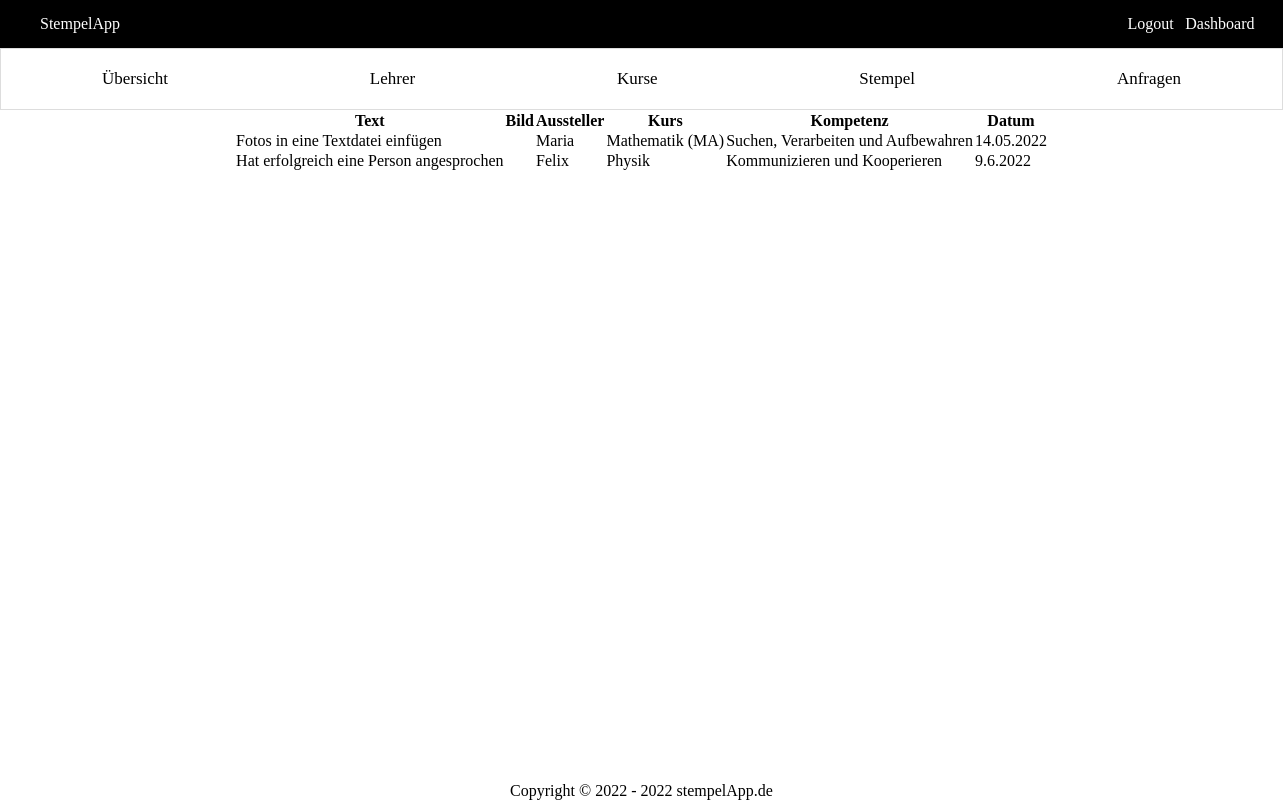
Page /website/dashboard/user/stamp.php?id=2 (signed in) on the committed database.
### tables this page shows
CREATE TABLE Stempel (Id INTEGER PRIMARY KEY NOT NULL, Text STRING, Bild STRING, Empfänger INTEGER REFERENCES Nutzer (Id) NOT NULL, Aussteller INTEGER REFERENCES Nutzer (Id) NOT NULL, Kurs INTEGER NOT NULL REFERENCES Kurs (Id), Kompetenz INTEGER NOT NULL REFERENCES Kompetenz (Id), Datum DATETIME NOT NULL);

CREATE TABLE Kurs (Id INTEGER PRIMARY KEY NOT NULL, Name STRING NOT NULL, Stufe STRING NOT NULL, Fach STRING NOT NULL, Lehrer INTEGER REFERENCES Nutzer (Id) NOT NULL);

CREATE TABLE Kompetenz (Id INTEGER PRIMARY KEY NOT NULL, Name STRING NOT NULL, Text STRING NOT NULL);

### website/stempelAppManager.php (called while the page is built, shortened)
<?php
$db = new PDO('sqlite:' . dirname(__FILE__) . '/StempelApp.db');
function getCompetenceNameById($id)
{
    global $db;
    $query =
        'SELECT Name
        FROM Kompetenz
        WHERE Id = :id';
    $stmt = $db->prepare($query);
    $stmt->bindParam(":id", $id);
    $stmt->execute();
    $competence = $stmt->fetch();
    return $competence['Name'];
}
function getUserById($id)
{
    global $db;
    $query =
        'SELECT *
        FROM Nutzer
        WHERE Id = :id';
    $stmt = $db->prepare($query);
    $stmt->bindParam(":id", $id);
    $stmt->execute();
    $user = $stmt->fetch(PDO::FETCH_ASSOC);
    if ($user['Rolle'] == SCHUELER) {
        $query =
            'SELECT count(s.Id) as "AnzahlStempel"
            FROM Nutzer n, Stempel s
            WHERE n.Id = :id
            AND s.Empfänger = n.Id
            GROUP BY n.Id';
        $stmt = $db->prepare($query);
        $stmt->bindParam(":id", $id);
        $stmt->execute();
        $user['AnzahlStempel'] = $stmt->fetch(PDO::FETCH_ASSOC)['AnzahlStempel'];
    }
    return $user;
}
function getUserNameById($id)
{
    global $db;
    $query =
        'SELECT Name
        FROM Nutzer
        WHERE Id = :id';
    $stmt = $db->prepare($query);
    $stmt->bindParam(":id", $id);
    $stmt->execute();
    $user = $stmt->fetch(PDO::FETCH_ASSOC);
    return $user['Name'];
}
function getUserByName($name)
{
    global $db;
    $query =
        'SELECT *
        FROM Nutzer
        WHERE Name = :name';
    $stmt = $db->prepare($query);
    $stmt->bindParam(":name", $name);
    $stmt->execute();
    return $stmt->fetch(PDO::FETCH_ASSOC);
}
function isUserTeacher($user): bool
{
    return $user['Rolle'] == LEHRER;
}
function isUserStudent($user): bool
{
    return $user['Rolle'] == SCHUELER;
}
function getCourseNameById($id)
{
    global $db;
    $query =
        'SELECT Name
        FROM Kurs
        WHERE Id = :id';
    $stmt = $db->prepare($query);
    $stmt->bindParam(":id", $id);
    $stmt->execute();
    $course = $stmt->fetch(PDO::FETCH_ASSOC);
    return $course['Name'];
}
function getStamps($selectedUser, $sessionUser)
{
    global $db;
    $parameter = array();
    if (isUserStudent($selectedUser)) {
        $query =
            'SELECT s.Id, s.Text, s.Bild, aussteller.Id as Aussteller, k.Id as Kurs, kom.Id as Kompetenz, Datum
            FROM Stempel s, Nutzer empfänger, Nutzer aussteller, Kurs k, Kompetenz kom
            WHERE empfänger.Id = ?
            AND s.Empfänger = empfänger.Id
            AND s.Aussteller = aussteller.Id
            AND s.Kurs = k.Id
            AND s.Kompetenz = kom.Id';
        $parameter[] = $selectedUser['Id'];
    }
    $stmt = $db->prepare($query);
    $stmt->execute($parameter);
    return $stmt->fetchAll(PDO::FETCH_ASSOC);
}

### website/dashboard/user/stamp.php (the view, shortened to what this page needs)
<?php
require_once "../../stempelAppManager.php";
$sessionUser = getUserByName($_SESSION['name']);
$selectedUser = getUserById($_GET['id']);
$stamps = getStamps($selectedUser, $sessionUser);
function printColumnNames()
{
    global $stamps, $sessionUser;
    if (sizeof($stamps) != 0) {
        foreach ($stamps[0] as $key => $stamp) {
            if ($key == 'Id' && !isUserAdmin($sessionUser)) { continue; } ?>
            <th><?= $key ?></th>
        <?php }
    }
}
function printEntityRow($stamp)
{
    global $selectedUser, $sessionUser ?>
    <tr>
        <td><a href="../stamp/entity.php?id=<?= $stamp['Id'] ?>"><?= $stamp['Text'] ?></a></td>
        <td><?= $stamp['Bild'] ?></td>
        <?php if (!isUserTeacher($selectedUser)) { ?>
            <td><a href="entity.php?id=<?= $stamp['Aussteller'] ?>"><?= getUserNameById($stamp['Aussteller']) ?></a></td>
        <?php } ?>
        <td><a href="../course/entity.php?id=<?= $stamp['Kurs'] ?>"><?= getCourseNameById($stamp['Kurs']) ?></a></td>
        <td><a href="../../competence.php?id=<?= $stamp['Kompetenz'] ?>"><?= getCompetenceNameById($stamp['Kompetenz']) ?></a></td>
        <td><?= $stamp['Datum'] ?></td>
    </tr>
<?php }
?>
<!DOCTYPE html>
<html lang="en" dir="ltr">
<head>
    <link rel="stylesheet" href="../../css/dashboard.css">
    <link rel="stylesheet" href="../../css/header.css">
    <link rel="stylesheet" href="../../css/footer.css">
    <link rel="stylesheet" href="../../css/config.css">
</head>
<body>
<?php include '../../header.inc.php'; ?>
<?php include 'buttonlist.inc.php'; ?>
<div class="container flex">
    <div class="table">
        <table>
            <tr>
                <?php printColumnNames() ?>
            </tr>
            <?php foreach ($stamps as $stamp) {
                printEntityRow($stamp);
            } ?>
        </table>
    </div>
</div>
<?php include '../../footer.inc.php'; ?>
</body>
</html>

### website/css/dashboard.css (style rules this page uses)
a { text-decoration: none; color: black; }
.container { width: 100%; height: 60%; justify-content: space-around; position: absolute; flex-wrap: wrap; align-items: flex-start; }

### website/css/header.css (style rules this page uses)
.flex { display: flex; }

### website/css/config.css (style rules this page uses)
* { margin: 0; padding: 0; border: 0; }
html,body { height: 100%; }

### rows in the picture
stempel: Text "Fotos in eine Textdatei einfügen", Aussteller "Maria", Kurs.Name "Mathematik (MA)", Kompetenz.Name "Suchen, Verarbeiten und Aufbewahren", Datum "14.05.2022"
stempel: Text "Hat erfolgreich eine Person angesprochen", Aussteller "Felix", Kurs.Name "Physik", Kompetenz.Name "Kommunizieren und Kooperieren", Datum "9.6.2022"

### other values in the picture
$key "Text"
$key "Bild"
$key "Aussteller"
$key "Kurs"
$key "Kompetenz"
$key "Datum"
